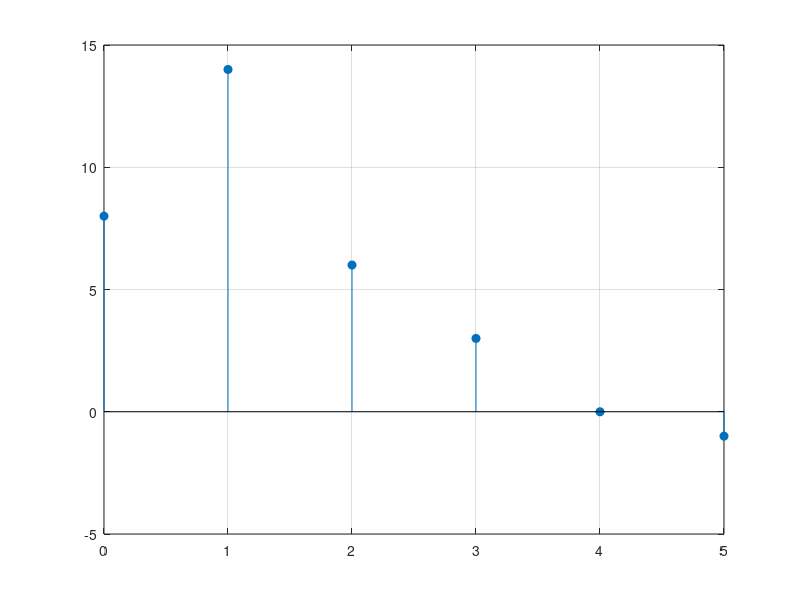

This chart was generated by the following MATLAB code:
n1=0:2;
x1=[2 2 -1];
n2=0:3;
x2=[4 3 2 1];
nm=n1(1)+n2(1);
nM=n1(length(n1))+n2(length(n2));
n=nm:nM
y=conv(x1,x2)
stem(n,y,'filled')
grid on